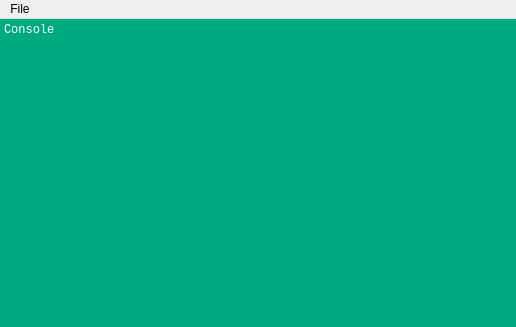
<?xml version="1.0" encoding="UTF-8"?>
<ui version="4.0">
 <class>mainWindow</class>
 <widget class="QMainWindow" name="mainWindow">
  <property name="geometry">
   <rect>
    <x>0</x>
    <y>0</y>
    <width>516</width>
    <height>327</height>
   </rect>
  </property>
  <property name="baseSize">
   <size>
    <width>0</width>
    <height>0</height>
   </size>
  </property>
  <property name="windowTitle">
   <string>GridCal</string>
  </property>
  <property name="windowIcon">
   <iconset resource="icons.qrc">
    <normaloff>:/Program icon/GridCal_icon.svg</normaloff>:/Program icon/GridCal_icon.svg</iconset>
  </property>
  <property name="iconSize">
   <size>
    <width>24</width>
    <height>24</height>
   </size>
  </property>
  <property name="documentMode">
   <bool>false</bool>
  </property>
  <property name="tabShape">
   <enum>QTabWidget::Rounded</enum>
  </property>
  <property name="unifiedTitleAndToolBarOnMac">
   <bool>false</bool>
  </property>
  <widget class="QWidget" name="centralwidget">
   <layout class="QVBoxLayout" name="verticalLayout">
    <property name="leftMargin">
     <number>0</number>
    </property>
    <property name="topMargin">
     <number>0</number>
    </property>
    <property name="rightMargin">
     <number>0</number>
    </property>
    <property name="bottomMargin">
     <number>0</number>
    </property>
    <item>
     <widget class="QPlainTextEdit" name="plainTextEdit">
      <property name="palette">
       <palette>
        <active>
         <colorrole role="Text">
          <brush brushstyle="SolidPattern">
           <color alpha="255">
            <red>255</red>
            <green>255</green>
            <blue>255</blue>
           </color>
          </brush>
         </colorrole>
         <colorrole role="Base">
          <brush brushstyle="SolidPattern">
           <color alpha="255">
            <red>0</red>
            <green>170</green>
            <blue>127</blue>
           </color>
          </brush>
         </colorrole>
         <colorrole role="PlaceholderText">
          <brush brushstyle="SolidPattern">
           <color alpha="128">
            <red>255</red>
            <green>255</green>
            <blue>255</blue>
           </color>
          </brush>
         </colorrole>
        </active>
        <inactive>
         <colorrole role="Text">
          <brush brushstyle="SolidPattern">
           <color alpha="255">
            <red>255</red>
            <green>255</green>
            <blue>255</blue>
           </color>
          </brush>
         </colorrole>
         <colorrole role="Base">
          <brush brushstyle="SolidPattern">
           <color alpha="255">
            <red>0</red>
            <green>170</green>
            <blue>127</blue>
           </color>
          </brush>
         </colorrole>
         <colorrole role="PlaceholderText">
          <brush brushstyle="SolidPattern">
           <color alpha="128">
            <red>255</red>
            <green>255</green>
            <blue>255</blue>
           </color>
          </brush>
         </colorrole>
        </inactive>
        <disabled>
         <colorrole role="Text">
          <brush brushstyle="SolidPattern">
           <color alpha="255">
            <red>120</red>
            <green>120</green>
            <blue>120</blue>
           </color>
          </brush>
         </colorrole>
         <colorrole role="Base">
          <brush brushstyle="SolidPattern">
           <color alpha="255">
            <red>240</red>
            <green>240</green>
            <blue>240</blue>
           </color>
          </brush>
         </colorrole>
         <colorrole role="PlaceholderText">
          <brush brushstyle="SolidPattern">
           <color alpha="128">
            <red>0</red>
            <green>0</green>
            <blue>0</blue>
           </color>
          </brush>
         </colorrole>
        </disabled>
       </palette>
      </property>
      <property name="font">
       <font>
        <family>Consolas</family>
       </font>
      </property>
      <property name="frameShape">
       <enum>QFrame::NoFrame</enum>
      </property>
      <property name="documentTitle">
       <string>Logger</string>
      </property>
      <property name="readOnly">
       <bool>true</bool>
      </property>
      <property name="plainText">
       <string notr="true">Console</string>
      </property>
      <property name="placeholderText">
       <string>&gt;</string>
      </property>
     </widget>
    </item>
   </layout>
  </widget>
  <widget class="QMenuBar" name="menuBar">
   <property name="geometry">
    <rect>
     <x>0</x>
     <y>0</y>
     <width>516</width>
     <height>21</height>
    </rect>
   </property>
   <widget class="QMenu" name="menuSave">
    <property name="title">
     <string>File</string>
    </property>
    <addaction name="actionSave"/>
   </widget>
   <addaction name="menuSave"/>
  </widget>
  <action name="actionSave">
   <property name="icon">
    <iconset resource="icons.qrc">
     <normaloff>:/Icons/icons/savec.svg</normaloff>:/Icons/icons/savec.svg</iconset>
   </property>
   <property name="text">
    <string>Save</string>
   </property>
   <property name="shortcut">
    <string>Ctrl+S, Ctrl+S</string>
   </property>
  </action>
 </widget>
 <resources>
  <include location="icons.qrc"/>
 </resources>
 <connections/>
</ui>
